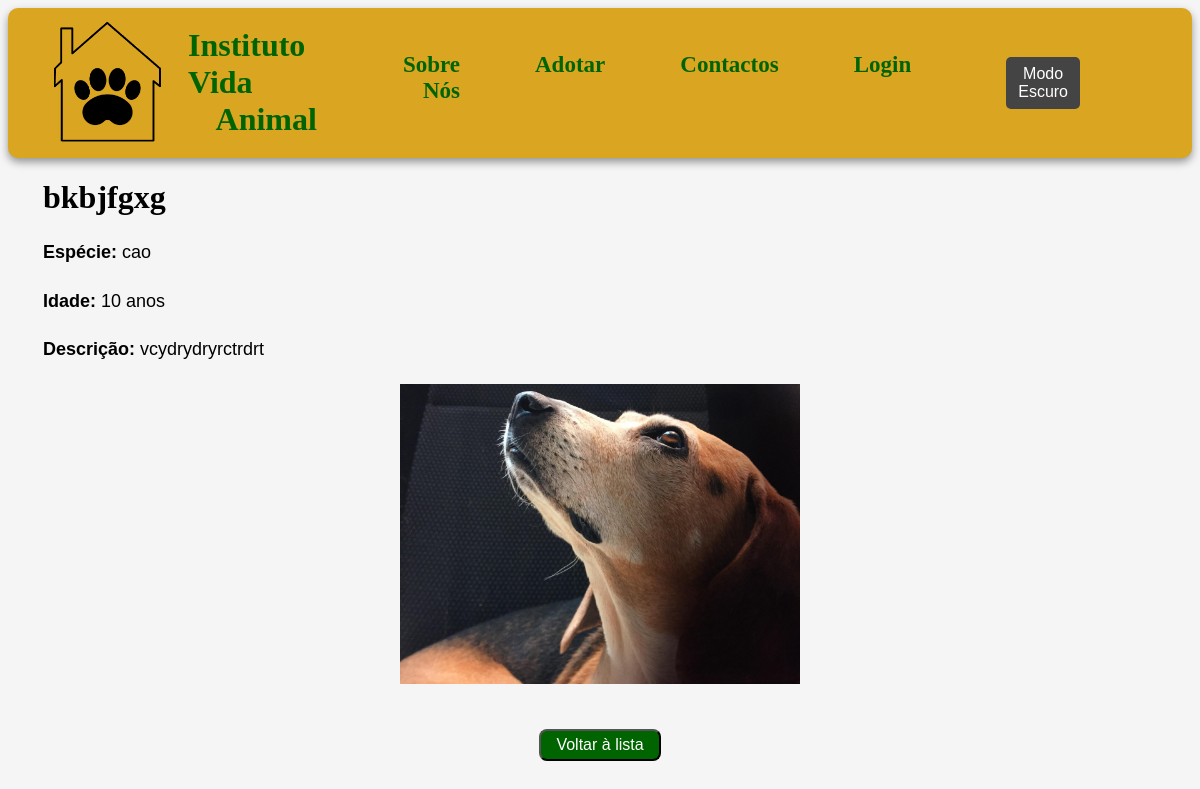
/animaisadc/17/, run on an earlier commit of the app's database.
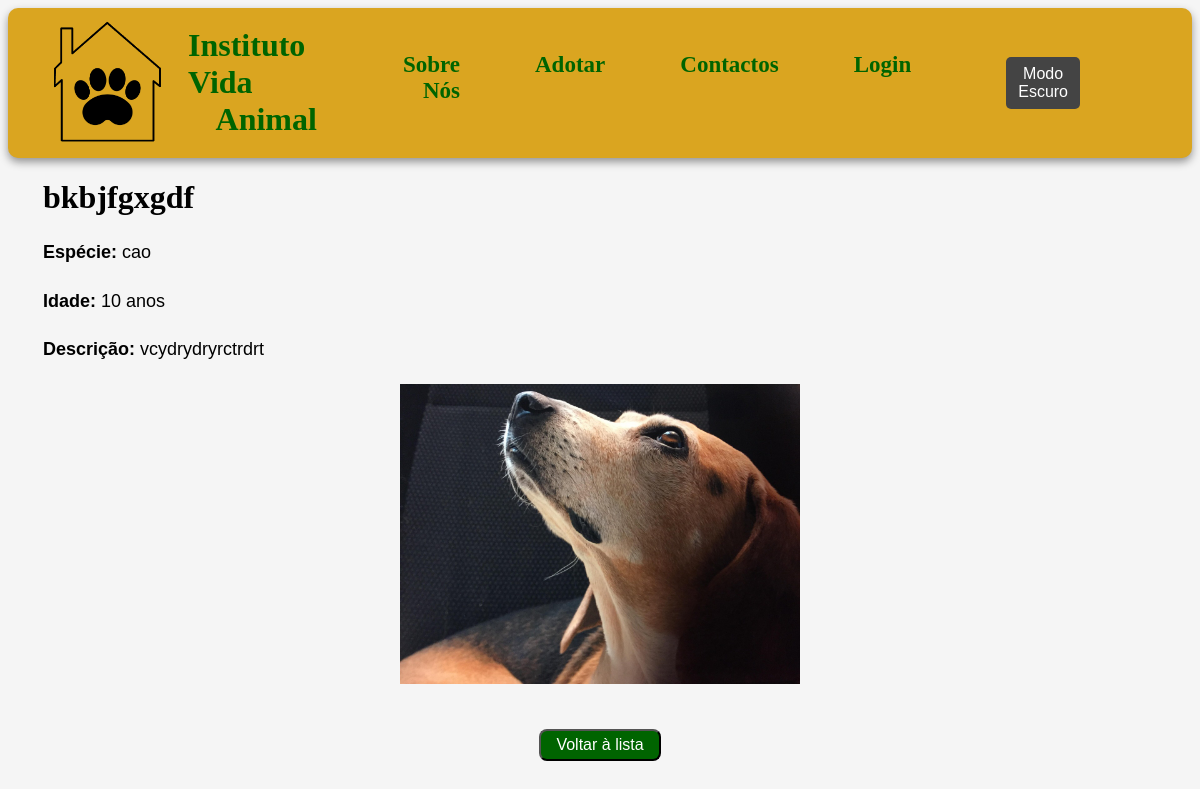
And on a later commit of the database.
### app_adocao/models.py (models this page shows, shortened)
class Animal(models.Model):
    ESPECIES = (
        ('gato', 'Gato'),
        ('cao', 'Cão'),
    )
    nome = models.CharField(max_length=100)
    idade = models.IntegerField()
    especie = models.CharField(choices=ESPECIES)
    descricao = models.CharField(max_length=500)
    imagem = models.ImageField(upload_to='imgAnimal/')

### app_adocao/views.py (the view)
# urls.py: path('animaisadc/<int:animal_id>/', views.animaisadc, name='animais_detalhe'),
def animaisadc(request, animal_id):
    animal = get_object_or_404(Animal, id=animal_id)
    return render(request, 'animais/animaisadc.html', {'animal': animal})

### app_adocao/templates/animais/animaisadc.html (shortened to what this page needs)
<!DOCTYPE html>
<html>
    <head>
        {% load static %}
        <link rel="stylesheet" href="{% static 'css/style.css' %}">
    </head>
    <body>
        <header class="cabecalho">
            <div style="gap: 20px; display: flex; align-items: center;">
                <img src="{% static 'imagens/logo.png' %}" alt="Logo do Instituto Vida Animal" class="logo">
                <a class="home" style="font-size: 32px; font-family: cursive; font-weight: bolder;" href="/"> Instituto Vida Animal </a>
            </div>
            <nav>
                <a style="font-size: 23px;" href="../../sobreNos">Sobre Nós</a>
                <a style="font-size: 23px;" href="../../adotar">Adotar</a>
                <a style="font-size: 23px;" href="../../contactos">Contactos</a>
                {% if user.is_authenticated %}
                    <span style="font-size: 20px; margin-right: 10px;">Olá, {{ user.username }}!</span>
                    <a style="font-size: 23px;" href="{% url 'logout' %}">Logout</a>
                {% else %}
                    <a style="font-size: 23px;" href="{% url 'sign_in' %}">Login</a>
                {% endif %}
                <button id="darkModeToggle">Modo Escuro</button>
            </nav>
        </header>
        <h1>{{ animal.nome }}</h1>
        <p><strong>Espécie:</strong> {{ animal.especie }}</p>
        <p><strong>Idade:</strong> {{ animal.idade }} anos</p>
        <p><strong>Descrição:</strong> {{ animal.descricao }}</p>
        <div style="text-align: center;">
            <img src="{{ animal.imagem.url }}" alt="Imagem de {{ animal.nome }}" width="400">
        </div>
        <br><br>
        <div style="text-align: center;">
            <a href="{% url 'adotar' %}"><button>Voltar à lista</button></a>
        </div>
    </body>
</html>

### app_adocao/static/css/style.css (style rules this page uses)
#darkModeToggle { cursor: pointer; font-size: 16px; padding: 8px 12px; border: none; border-radius: 5px; background-color: #444; color: white; transition: background-color 0.3s; margin-left: 20px; }
button { background-color: darkgreen; color: white; padding: 5px 15px; text-align: center; text-decoration: none; font-size: medium; margin: 5px 2px; border-radius: 8px; }
.cabecalho { display: flex; align-items: center; justify-content: space-between; padding: 0 40px; background-color: #daa520; border-radius: 10px; box-shadow: 0 4px 8px rgba(0, 0, 0, 0.404); height: 150px; gap: 16px; }
p { text-align: justify; margin: 0 35px 20px 35px; font-size: large; line-height: 1.6; margin-right: 35px; }
h1 { margin-left: 35px; font-family: 'Trebuchet MS'; }
body { font-family: Arial; background-color: whitesmoke; }
nav, .home { font-family: cursive; display: flex; gap: 75px; text-align-last: right; font-size: larger; font-weight: bolder; margin-right: 70px; }
.logo { width: 120px; height: auto; }
a:link:not(.sign_up) { color: darkgreen; text-decoration: none; }

What changed in the data, as far as the page shows it:
changed Animal "cao": nome "bkbjfgxg" → "bkbjfgxgdf"
